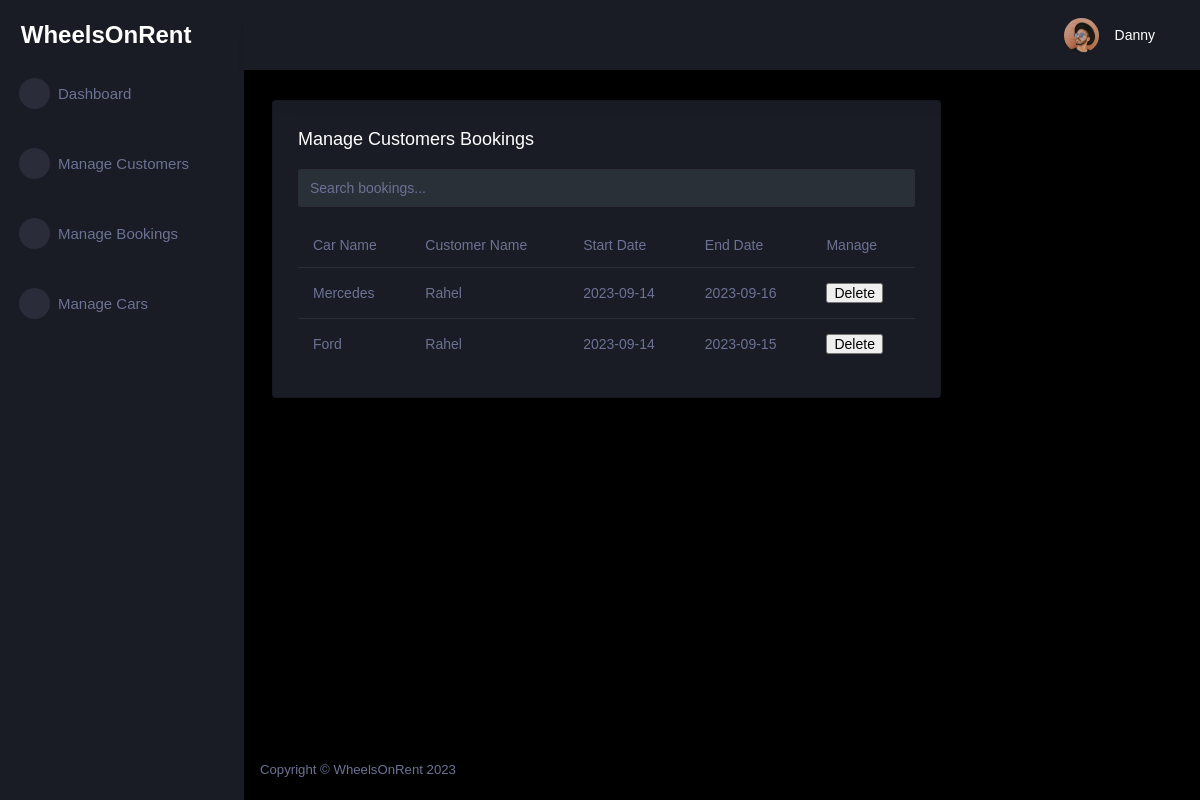
Before: /booking/ (signed in) with the older database file.
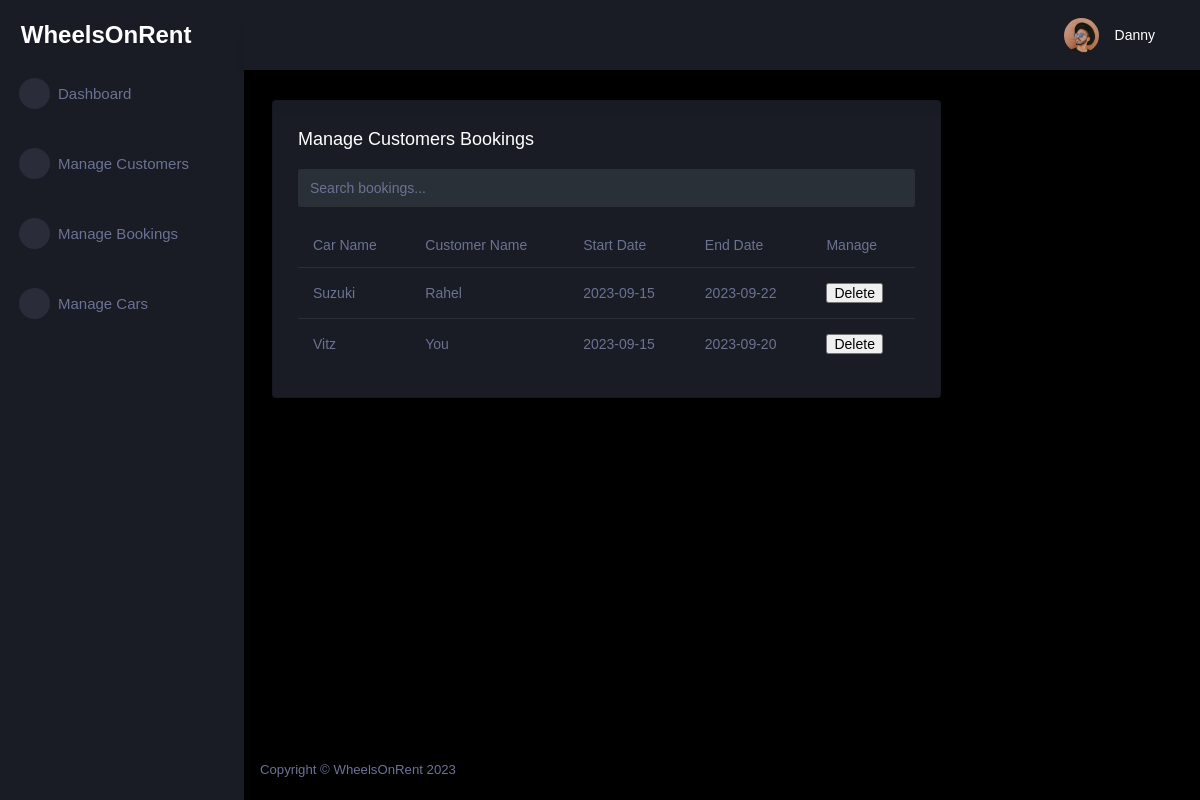
After: the same page with the newer database file.
### tables this page shows
CREATE TABLE customer (
  id INTEGER PRIMARY KEY AUTOINCREMENT,
  name TEXT NOT NULL,
  last_name TEXT NOT NULL,
  phone_number TEXT NOT NULL,
  email TEXT NOT NULL,
  password TEXT NOT NULL,
  role TEXT INTEGER DEFAULT 0
);

CREATE TABLE booking (
  id INTEGER PRIMARY KEY AUTOINCREMENT,
  customer_id INTEGER NOT NULL,
  car_id INTEGER NOT NULL,
  start_date DATE NOT NULL,
  end_date DATE NOT NULL,
  FOREIGN KEY (customer_id) REFERENCES customer (id),
  FOREIGN KEY (car_id) REFERENCES car (id)
);

CREATE TABLE car (
  id INTEGER PRIMARY KEY AUTOINCREMENT,
  name TEXT NOT NULL,
  model TEXT NOT NULL,
  status TEXT NOT NULL,
  seat INTEGER NOT NULL,
  door INTEGER NOT NULL,
  gearbox TEXT NOT NULL,
  image TEXT
, price REAL NOT NULL DEFAULT 0.0);

### car_app/booking.py (the view)
@bp.route('/')
@login_required
def index():
    db = get_db()
    bookings = db.execute(
        'SELECT b.id, ca.name, cu.name, cu.last_name, start_date, end_date'
        ' FROM booking b'
        ' JOIN customer cu ON b.customer_id = cu.id'
        ' JOIN car ca on b.car_id = ca.id'
        ' ORDER BY start_date ASC'
    ).fetchall()
    return render_template('admin/booking_index.html', bookings=bookings)

### car_app/customer.py (called while the page is built)
@bp.before_app_request
def load_logged_in_customer():
    customer_id = session.get('customer_id')
    if customer_id is None:
        g.customer = None
    else:
        g.customer = get_db().execute(
            'SELECT * FROM customer WHERE id = ?', (customer_id,)
        ).fetchone()

def login_required(view):
    @functools.wraps(view)
    def wrapped_view(**kwargs):
        if g.customer is None:
            return redirect(url_for('customer.login'))
        return view(**kwargs)
    return wrapped_view

### car_app/db.py (called while the page is built)
def get_db():
    if 'db' not in g:
        g.db = sqlite3.connect(
            current_app.config['DATABASE'],
            detect_types=sqlite3.PARSE_DECLTYPES
        )
        g.db.row_factory = sqlite3.Row
    return g.db

### car_app/templates/admin/booking_index.html (shortened to what this page needs)
{% extends 'admin/admin_base.html' %}
{% block content %}
<div class="content-wrapper">
  <div class="row">
    <div class="col-lg-9 grid-margin stretch-card">
      <div class="card">
        <div class="card-body">
          <h4 class="card-title">Manage Customers Bookings</h4>
          <div class="mb-3">
            <input type="text" id="searchInput" class="form-control" placeholder="Search bookings...">
          </div>
          <div class="table-responsive">
            <table class="table">
              <thead>
                <tr>
                  <th>Car Name</th>
                  <th>Customer Name</th>
                  <th>Start Date</th>
                  <th>End Date</th>
                  <th>Manage</th>
                </tr>
              </thead>
              <tbody>
                {% for booking in bookings %}
                  <tr>
                    <td>{{ booking[1] }}</td>
                    <td>{{ booking[2] }}</td>
                    <td>{{ booking[4] }}</td>
                    <td>{{ booking[5] }}</td>
              <td><form action="{{ url_for('booking.delete', id=booking['id']) }}" method="post"><input class="danger" type="submit" value="Delete" onclick="return confirm('Are you sure?')">
                </form></td>
                  </tr>
                {% endfor %}
              </tbody>
            </table>
          </div>
        </div>
      </div>
    </div>
  </div>
</div>
{% endblock %}

### car_app/templates/admin/admin_base.html (shortened to what this page needs)
<!DOCTYPE html>
<html lang="en">
<head>
    <link rel="stylesheet" href="https://cdn.jsdelivr.net/npm/bootstrap@4.0.0/dist/css/bootstrap.min.css">
    <link rel="stylesheet" href="{{ url_for('static', filename='assets/admin/assets/vendors/mdi/css/materialdesignicons.min.css')}}">
    <link rel="stylesheet" href="{{ url_for('static', filename='assets/admin/assets/vendors/css/vendor.bundle.base.css')}}">
    <link rel="stylesheet" href="{{ url_for('static', filename='assets/admin/assets/vendors/jvectormap/jquery-jvectormap.css')}}">
    <link rel="stylesheet" href="{{ url_for('static', filename='assets/admin/assets/vendors/flag-icon-css/css/flag-icon.min.css')}}">
    <link rel="stylesheet" href="{{ url_for('static', filename='assets/admin/assets/vendors/owl-carousel-2/owl.carousel.min.css')}}">
    <link rel="stylesheet" href="{{ url_for('static', filename='assets/admin/assets/vendors/owl-carousel-2/owl.theme.default.min.css')}}">
    <link rel="stylesheet" href="{{ url_for('static', filename='assets/admin/assets/css/style.css')}}">
</head>
<body>
    {% if g.customer['role'] == 1 %}
    <div class="container-scroller">
        <nav class="sidebar sidebar-offcanvas" id="sidebar">
            <div class="sidebar-brand-wrapper d-none d-lg-flex align-items-center justify-content-center fixed-top">
                <a class="sidebar-brand brand-logo" href="{{ url_for('customer.admin_dashboard') }}" style="text-decoration: none; color: white; font-size: 24px; font-weight: bold; font-family: Verdana, Geneva, Tahoma, sans-serif;">WheelsOnRent</a>
            </div>
            <ul class="nav">
                <li class="nav-item menu-items">
                    <a class="nav-link" href="{{ url_for('customer.admin_dashboard') }}">
                        <span class="menu-icon">
                <i class="mdi mdi-speedometer"></i>
              </span>
                        <span class="menu-title">Dashboard</span>
                    </a>
                </li>
                <br>
                <li class="nav-item menu-items">
                    <a class="nav-link" href="{{ url_for('customer.index') }}">
                        <span class="menu-icon">
                <i class="mdi mdi-playlist-play"></i>
              </span>
                        <span class="menu-title">Manage Customers</span>
                    </a>
                </li>
                <br>
                <li class="nav-item menu-items">
                    <a class="nav-link" href="{{ url_for('booking.index') }}">
                        <span class="menu-icon">
                <i class="mdi mdi-table-large"></i>
              </span>
                        <span class="menu-title">Manage Bookings</span>
                    </a>
                </li>
                <br>
                <li class="nav-item menu-items">
                    <a class="nav-link" href="{{ url_for('car.index') }}">
                        <span class="menu-icon">
                <i class="mdi mdi-car"></i>
              </span>
                        <span class="menu-title">Manage Cars</span>
                    </a>
                </li>
            </ul>
        </nav>
        <div class="container-fluid page-body-wrapper">
            <nav class="navbar p-0 fixed-top d-flex flex-row">
                <div class="navbar-menu-wrapper flex-grow d-flex align-items-stretch">
                    <button class="navbar-toggler navbar-toggler align-self-center" type="button" data-toggle="minimize">
              <span class="mdi mdi-menu"></span>
            </button>
                    <ul class="navbar-nav navbar-nav-right">
                        <li class="nav-item nav-settings d-none d-lg-block">
                            <a class="nav-link" href="#">
                                <i class="mdi mdi-view-grid"></i>
                            </a>
                        </li>
                        <li class="nav-item dropdown">
                            <a class="nav-link" id="profileDropdown" href="#" data-toggle="dropdown">
                                <div class="navbar-profile">
                                    <img class="img-xs rounded-circle" src="{{ url_for('static', filename='assets/admin/assets/images/faces/face15.jpg')}}" alt="">
                                    <p class="mb-0 d-none d-sm-block navbar-profile-name">{{ g.customer['name'] }}</p>
                                    <i class="mdi mdi-menu-down d-none d-sm-block"></i>
                                </div>
                            </a>
                        </li>
                    </ul>
                </div>
            </nav>
            <div class="main-panel">
                {% block content %}{% endblock %}
                <footer class="footer">
                    <div class="d-sm-flex justify-content-center justify-content-sm-between">
                        <span class="text-muted d-block text-center text-sm-left d-sm-inline-block">Copyright © WheelsOnRent 2023</span>
                    </div>
                </footer>
            </div>
        </div>
    </div>
    {% else %}
    <div class="container">
        <div class="alert alert-danger">
            <p>You do not have permission to view this page.</p>
        </div>
    </div>
    {% endif %}
</body>
</html>

Changed rows visible on the page:
removed booking: name "Mercedes", name "Rahel", start_date "2023-09-14", end_date "2023-09-16"
removed booking: name "Ford", name "Rahel", start_date "2023-09-14", end_date "2023-09-15"
added booking: name "Suzuki", name "Rahel", start_date "2023-09-15", end_date "2023-09-22"
added booking: name "Vitz", name "You", start_date "2023-09-15", end_date "2023-09-20"
